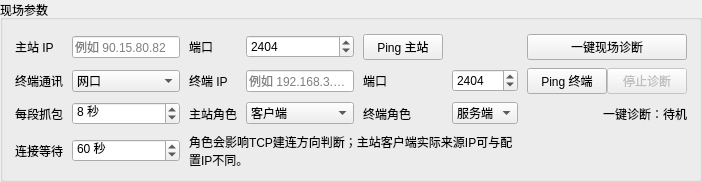
              <widget class="QGroupBox" name="groupFieldInput">
               <property name="title">
                <string>现场参数</string>
               </property>
               <layout class="QGridLayout" name="gridFieldInput">
                <property name="horizontalSpacing">
                 <number>9</number>
                </property>
                <property name="verticalSpacing">
                 <number>8</number>
                </property>
                <property name="leftMargin">
                 <number>12</number>
                </property>
                <property name="topMargin">
                 <number>14</number>
                </property>
                <property name="rightMargin">
                 <number>12</number>
                </property>
                <property name="bottomMargin">
                 <number>10</number>
                </property>
                <item row="0" column="0">
                 <widget class="QLabel" name="labelMasterIp">
                  <property name="text">
                   <string>主站 IP</string>
                  </property>
                 </widget>
                </item>
                <item row="0" column="1">
                 <widget class="QLineEdit" name="editMasterIp">
                  <property name="placeholderText">
                   <string>例如 90.15.80.82</string>
                  </property>
                  <property name="minimumWidth">
                   <number>130</number>
                  </property>
                 </widget>
                </item>
                <item row="0" column="2">
                 <widget class="QLabel" name="labelMasterPort">
                  <property name="text">
                   <string>端口</string>
                  </property>
                 </widget>
                </item>
                <item row="0" column="3">
                 <widget class="QSpinBox" name="spinMasterPort">
                  <property name="minimum">
                   <number>1</number>
                  </property>
                  <property name="maximum">
                   <number>65535</number>
                  </property>
                  <property name="value">
                   <number>2404</number>
                  </property>
                  <property name="maximumWidth">
                   <number>110</number>
                  </property>
                  <property name="minimumWidth">
                   <number>120</number>
                  </property>
                 </widget>
                </item>
                <item row="0" column="4">
                 <widget class="QPushButton" name="btnPingMaster">
                  <property name="text">
                   <string>Ping 主站</string>
                  </property>
                 </widget>
                </item>
                <item row="0" column="5">
                 <spacer name="fieldTopSpacer">
                  <property name="orientation">
                   <enum>Qt::Horizontal</enum>
                  </property>
                  <property name="sizeHint" stdset="0">
                   <size>
                    <width>30</width>
                    <height>20</height>
                   </size>
                  </property>
                 </spacer>
                </item>
                <item row="0" column="6">
                 <widget class="QPushButton" name="btnOneClickDiagnosis">
                  <property name="text">
                   <string>一键现场诊断</string>
                  </property>
                  <property name="minimumWidth">
                   <number>150</number>
                  </property>
                 </widget>
                </item>
                <item row="1" column="0">
                 <widget class="QLabel" name="labelTerminalTransport">
                  <property name="text">
                   <string>终端通讯</string>
                  </property>
                 </widget>
                </item>
                <item row="1" column="1">
                 <widget class="QComboBox" name="comboTerminalTransport">
                  <item>
                   <property name="text">
                    <string>网口</string>
                   </property>
                  </item>
                  <item>
                   <property name="text">
                    <string>串口</string>
                   </property>
                  </item>
                 </widget>
                </item>
                <item row="1" column="2">
                 <widget class="QLabel" name="labelTerminalIp">
                  <property name="text">
                   <string>终端 IP</string>
                  </property>
                 </widget>
                </item>
                <item row="1" column="3">
                 <widget class="QLineEdit" name="editTerminalIp">
                  <property name="placeholderText">
                   <string>例如 192.168.3.102</string>
                  </property>
                  <property name="minimumWidth">
                   <number>130</number>
                  </property>
                 </widget>
                </item>
                <item row="1" column="4">
                 <widget class="QLabel" name="labelTerminalPort">
                  <property name="text">
                   <string>端口</string>
                  </property>
                 </widget>
                </item>
                <item row="1" column="5">
                 <widget class="QSpinBox" name="spinTerminalPort">
                  <property name="minimum">
                   <number>1</number>
                  </property>
                  <property name="maximum">
                   <number>65535</number>
                  </property>
                  <property name="value">
                   <number>2404</number>
                  </property>
                  <property name="maximumWidth">
                   <number>110</number>
                  </property>
                  <property name="minimumWidth">
                   <number>120</number>
                  </property>
                 </widget>
                </item>
                <item row="1" column="6">
                 <layout class="QHBoxLayout" name="terminalActionLayout">
                  <item>
                   <widget class="QPushButton" name="btnPingTerminal">
                    <property name="text">
                     <string>Ping 终端</string>
                    </property>
                   </widget>
                  </item>
                  <item>
                   <widget class="QPushButton" name="btnCancelOneClick">
                    <property name="text">
                     <string>停止诊断</string>
                    </property>
                    <property name="enabled">
                     <bool>false</bool>
                    </property>
                   </widget>
                  </item>
                 </layout>
                </item>
                <item row="2" column="0">
                 <widget class="QLabel" name="labelAutoCaptureSeconds">
                  <property name="text">
                   <string>每段抓包</string>
                  </property>
                 </widget>
                </item>
                <item row="2" column="1">
                 <widget class="QSpinBox" name="spinAutoCaptureSeconds">
                  <property name="minimum">
                   <number>3</number>
                  </property>
                  <property name="maximum">
                   <number>60</number>
                  </property>
                  <property name="value">
                   <number>8</number>
                  </property>
                  <property name="suffix">
                   <string> 秒</string>
                  </property>
                 </widget>
                </item>
                <item row="2" column="2">
                 <widget class="QLabel" name="labelMasterRole">
                  <property name="text"><string>主站角色</string></property>
                 </widget>
                </item>
                <item row="2" column="3">
                 <widget class="QComboBox" name="comboMasterRole">
                  <item><property name="text"><string>客户端</string></property></item>
                  <item><property name="text"><string>服务端</string></property></item>
                 </widget>
                </item>
                <item row="2" column="4">
                 <widget class="QLabel" name="labelTerminalRole">
                  <property name="text"><string>终端角色</string></property>
                 </widget>
                </item>
                <item row="2" column="5">
                 <widget class="QComboBox" name="comboTerminalRole">
                  <property name="currentIndex"><number>1</number></property>
                  <item><property name="text"><string>客户端</string></property></item>
                  <item><property name="text"><string>服务端</string></property></item>
                 </widget>
                </item>
                <item row="3" column="0">
                 <widget class="QLabel" name="labelExpectedConnectionSeconds">
                  <property name="text"><string>连接等待</string></property>
                 </widget>
                </item>
                <item row="3" column="1">
                 <widget class="QSpinBox" name="spinExpectedConnectionSeconds">
                  <property name="minimum"><number>10</number></property>
                  <property name="maximum"><number>600</number></property>
                  <property name="value"><number>60</number></property>
                  <property name="suffix"><string> 秒</string></property>
                 </widget>
                </item>
                <item row="3" column="2" colspan="4">
                 <widget class="QLabel" name="labelTerminalModeHint">
                  <property name="text">
                   <string>角色会影响TCP建连方向判断；主站客户端实际来源IP可与配置IP不同。</string>
                  </property>
                  <property name="wordWrap"><bool>true</bool></property>
                  <property name="hint" stdset="0"><bool>true</bool></property>
                 </widget>
                </item>
                <item row="2" column="6">
                 <widget class="QLabel" name="labelWorkflowState">
                  <property name="text">
                   <string>一键诊断：待机</string>
                  </property>
                  <property name="alignment">
                   <set>Qt::AlignRight|Qt::AlignVCenter</set>
                  </property>
                 </widget>
                </item>
               </layout>
              </widget>
